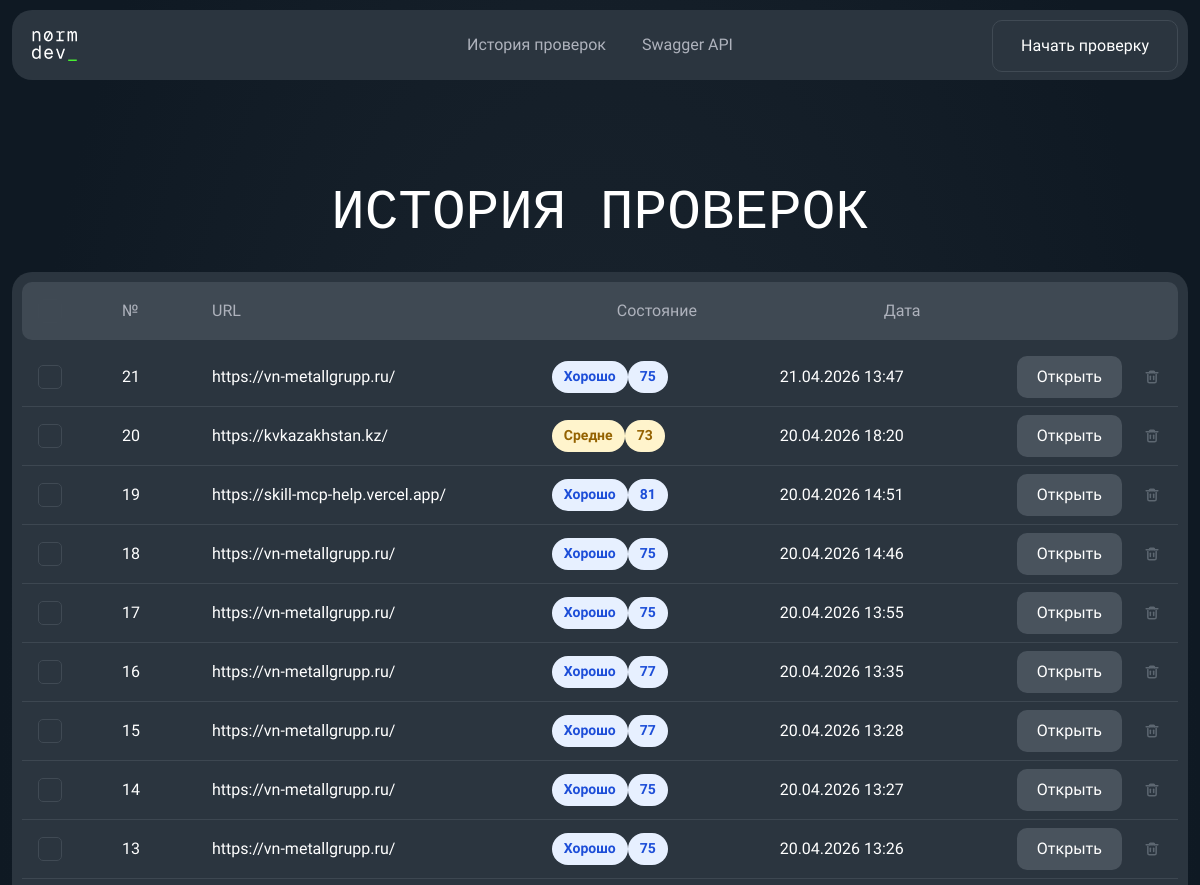
Page /web/history (upper part) on the earlier database version.
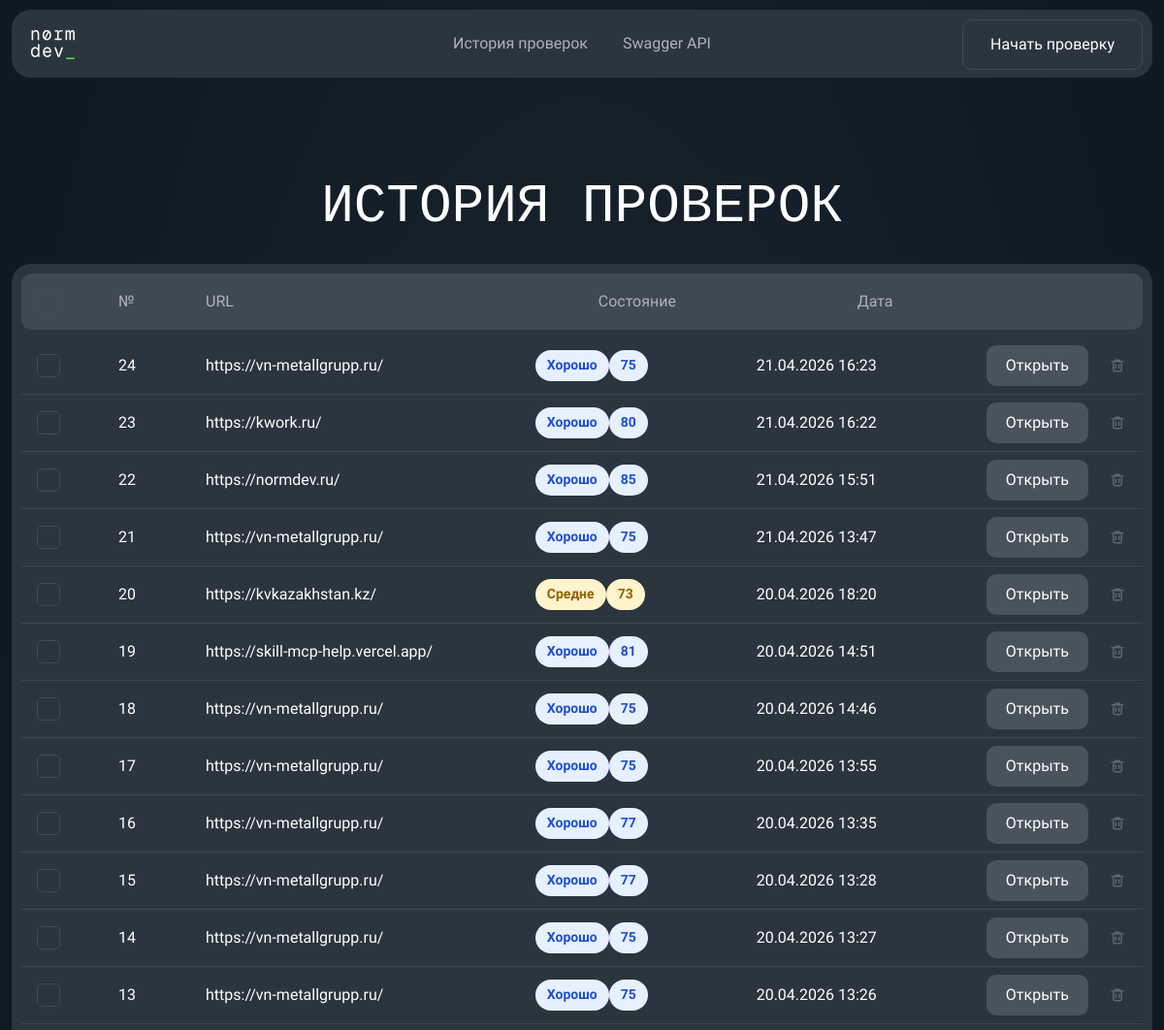
Same page on the later database version.
### app/models/audit.py (models this page shows)
class Audit(Base):
    __tablename__ = "audits"
    id: Mapped[int] = mapped_column(Integer, primary_key=True, index=True)
    url: Mapped[str] = mapped_column(String(2048), nullable=False, index=True)
    status: Mapped[str] = mapped_column(String(50), nullable=False, default="pending")
    total_score: Mapped[float | None] = mapped_column(Float, nullable=True)
    created_at: Mapped[datetime] = mapped_column(DateTime, default=datetime.utcnow, nullable=False)
    finished_at: Mapped[datetime | None] = mapped_column(DateTime, nullable=True)
    issues = relationship(
        "AuditIssue",
        back_populates="audit",
        cascade="all, delete-orphan"
    )
    metrics = relationship(
        "AuditMetric",
        back_populates="audit",
        cascade="all, delete-orphan"
    )
    reports = relationship(
        "AuditReport",
        back_populates="audit",
        cascade="all, delete-orphan"
    )

### app/api/web.py (the view)
@router.get("/web/history", response_class=HTMLResponse)
def web_history(
    request: Request,
    db: Session = Depends(get_db)
):
    repository = AuditRepository(db)
    audits = repository.get_audits()
    return templates.TemplateResponse(
        request=request,
        name="history.html",
        context={
            "title": "История проверок",
            "audits": audits,
            "get_score_label": get_score_label,
            "get_score_class": get_score_class,
            "get_status_label": get_status_label,
            "format_datetime": format_datetime,
        }
    )

### app/templates/history.html (shortened to what this page needs)
{% extends "base.html" %}
{% block body_class %}history-page{% endblock %}
{% block header %}
<header class="history-header home-header">
    <div class="home-header__inner">
        <a href="/web" class="home-logo" aria-label="Normdev">
        </a>
        <nav class="home-nav" aria-label="Основное меню">
            <a href="/web/history" aria-current="page">История проверок</a>
            <a href="/docs">Swagger API</a>
        </nav>
        <a href="/web" class="home-header__cta">Начать проверку</a>
    </div>
</header>
{% endblock %}
{% block main_wrapper_class %}{% endblock %}
{% block main_class %}history-main{% endblock %}
{% block content %}
<section class="history-shell">
    <h1 class="history-title">История проверок</h1>
    <section class="history-panel">
        <div class="history-panel__head">
            <label class="history-checkbox history-checkbox--header">
                <span></span>
            </label>
            <span>№</span>
            <span>URL</span>
            <span>Состояние</span>
            <span>Дата</span>
        </div>
        {% if audits %}
            <div class="history-list">
                {% for audit in audits %}
                    {% set score_class = get_score_class(audit.total_score, audit.status) %}
                    {% set display_label = get_score_label(audit.total_score, audit.status) %}
                    {% set display_score = "-" if audit.status == "failed" or audit.total_score is none else audit.total_score | int %}
                    <div class="history-row">
                        <label class="history-checkbox">
                            <span></span>
                        </label>
                        <span class="history-row__index">{{ audits|length - loop.index0 }}</span>
                        <span class="history-row__url">{{ audit.url }}</span>
                        <span class="history-row__status">
                            <span class="history-pill {{ score_class }}">{{ display_label }}</span>
                            <span class="history-pill {{ score_class }}">{{ display_score }}</span>
                        </span>
                        <span class="history-row__date">{{ format_datetime(audit.created_at) }}</span>
                        <span class="history-row__actions">
                            <a href="/web/audits/{{ audit.id }}" class="history-open-button">Открыть</a>
                            <form method="post" action="/web/history/delete" class="history-delete-form" onsubmit="return confirm('Удалить эту проверку из истории?');">
                                <button type="submit" class="history-delete-button" aria-label="Удалить аудит {{ audit.id }}">
                                </button>
                            </form>
                        </span>
                    </div>
                {% endfor %}
            </div>
        {% else %}
            <div class="history-empty">
                <p class="history-empty__title">История аудитов пока пуста</p>
                <p class="history-empty__text">Запустите первую проверку, и результаты появятся здесь.</p>
                <a href="/web" class="history-open-button">Начать проверку</a>
            </div>
        {% endif %}
    </section>
</section>
{% endblock %}

### app/templates/base.html (shortened to what this page needs)
<!DOCTYPE html>
<html lang="ru">
<head>
    <link rel="stylesheet" href="/static/css/styles.css">
</head>
<body class="{% block body_class %}{% endblock %}">
    {% block header %}{% endblock %}
    <main class="{% block main_wrapper_class %}container{% endblock %} {% block main_class %}{% endblock %}">
        {% block content %}{% endblock %}
    </main>
</body>
</html>

Differences in the rows shown:
added Audit: index0 "24", url "https://vn-metallgrupp.ru/", display_label "Хорошо", display_score "75", created_at "21.04.2026 16:23"
added Audit: index0 "23", url "https://kwork.ru/", display_label "Хорошо", display_score "80", created_at "21.04.2026 16:22"
added Audit: index0 "22", url "https://normdev.ru/", display_label "Хорошо", display_score "85", created_at "21.04.2026 15:51"
